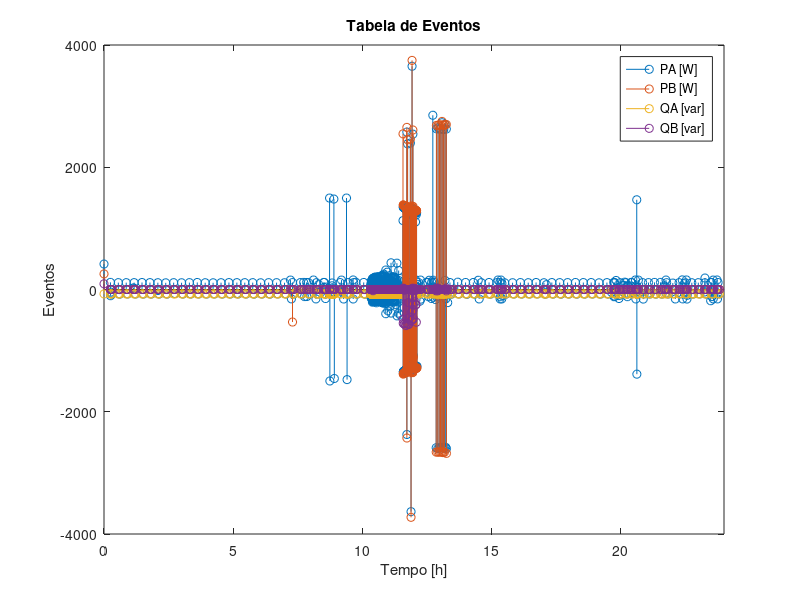

The MATLAB source for this figure:
%clc
%close all
%clear all

load("PAdados.mat");
load("PBdados.mat");
load("QAdados.mat");
load("QBdados.mat");

tPA = PA.t;
tPB = PB.t;
tQA = QA.t;
tQB = QB.t;

t = tPA;

c = ismember(tQA, t);
Lc = length(c);
for i = 1:Lc
    if ~c(i)
        t = [t, tQA(i)];
    end
end

clear c i Lc

% ordenar t
t = sort(t);

tabelaDeltasA = zeros(length(t), 5);
tabelaDeltasA = [t', tabelaDeltasA];

[aa, a] = ismember(tPA, t);
[bb, b] = ismember(tPB, t);
[cc, c] = ismember(tQA, t);
[dd, d] = ismember(tQB, t);

clear aa bb cc dd

L = length(a);
for i = 1:L
    ta = find(t == tPA(i));
    va = PA.v(i);
    tabelaDeltasA(ta, 2) = va;
end

L = length(b);
for i = 1:L
    tb = find(t == tPB(i));
    vb = PB.v(i);
    tabelaDeltasA(tb, 3) = vb;
end

L = length(c);
for i = 1:L
    tc = find(t == tQA(i));
    vc = QA.v(i);
    tabelaDeltasA(tc, 4) = va;
end

L = length(d);
for i = 1:L
    td = find(t == tQB(i));
    vd = QB.v(i);
    tabelaDeltasA(td, 5) = vd;
end

clear L a b c d ta tb tc td va vb vc vd

L = length(tabelaDeltasA);
for i = 1:L
    if tabelaDeltasA(i, 2) ~= 0
        if tabelaDeltasA(i, 3) ~=0
            tabelaDeltasA(i, 6) = 1;
        end
    end
end

tabelaDeltasA

figure(2)
box on
stem(tabelaDeltasA(:,1)/3600,tabelaDeltasA(:,2:5))
title("Tabela de Eventos")
xlabel("Tempo [h]")
ylabel("Eventos")
legend("PA [W]", "PB [W]", "QA [var]", "QB [var]")
axis([0 24 -4000 4000])

